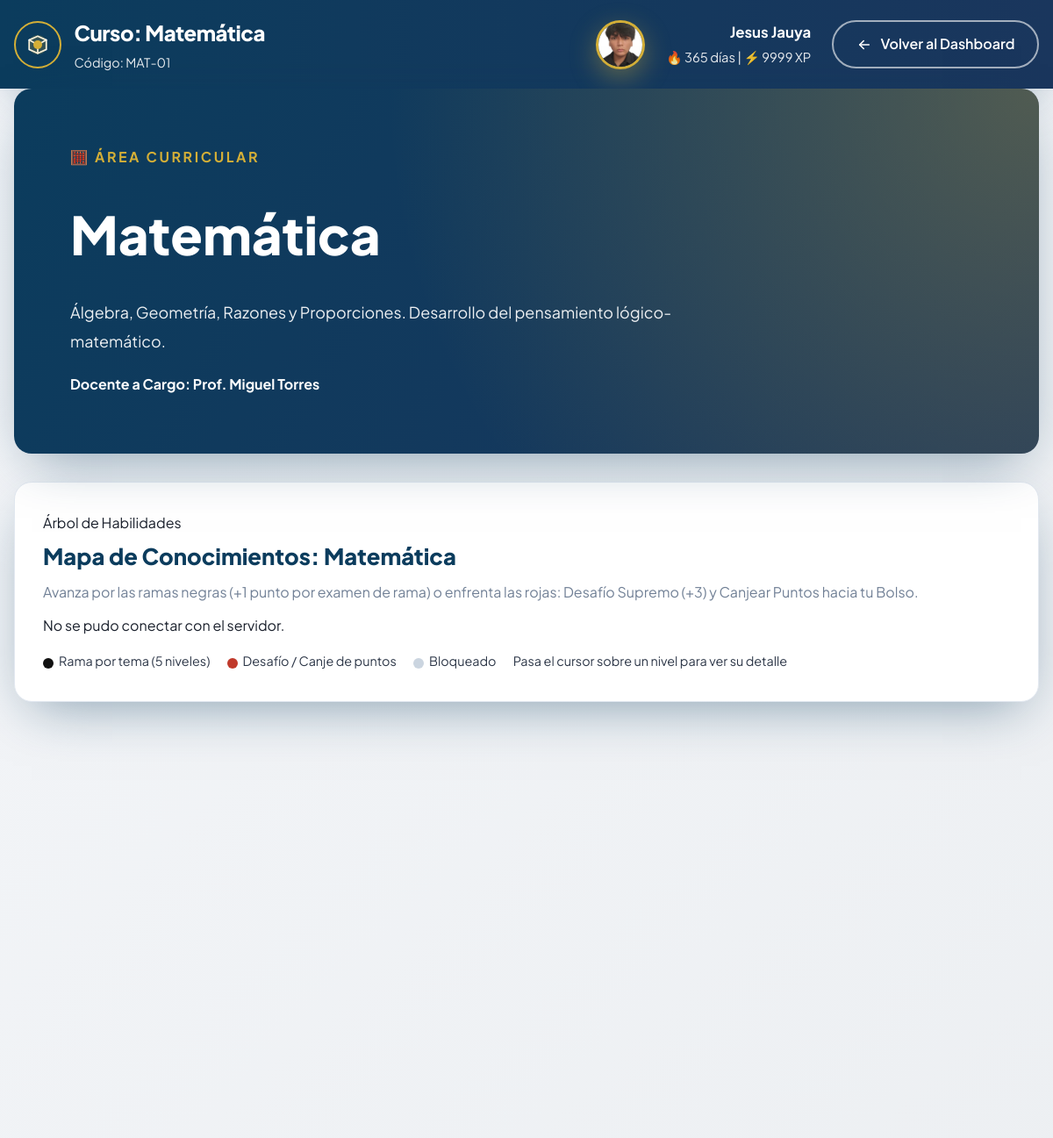
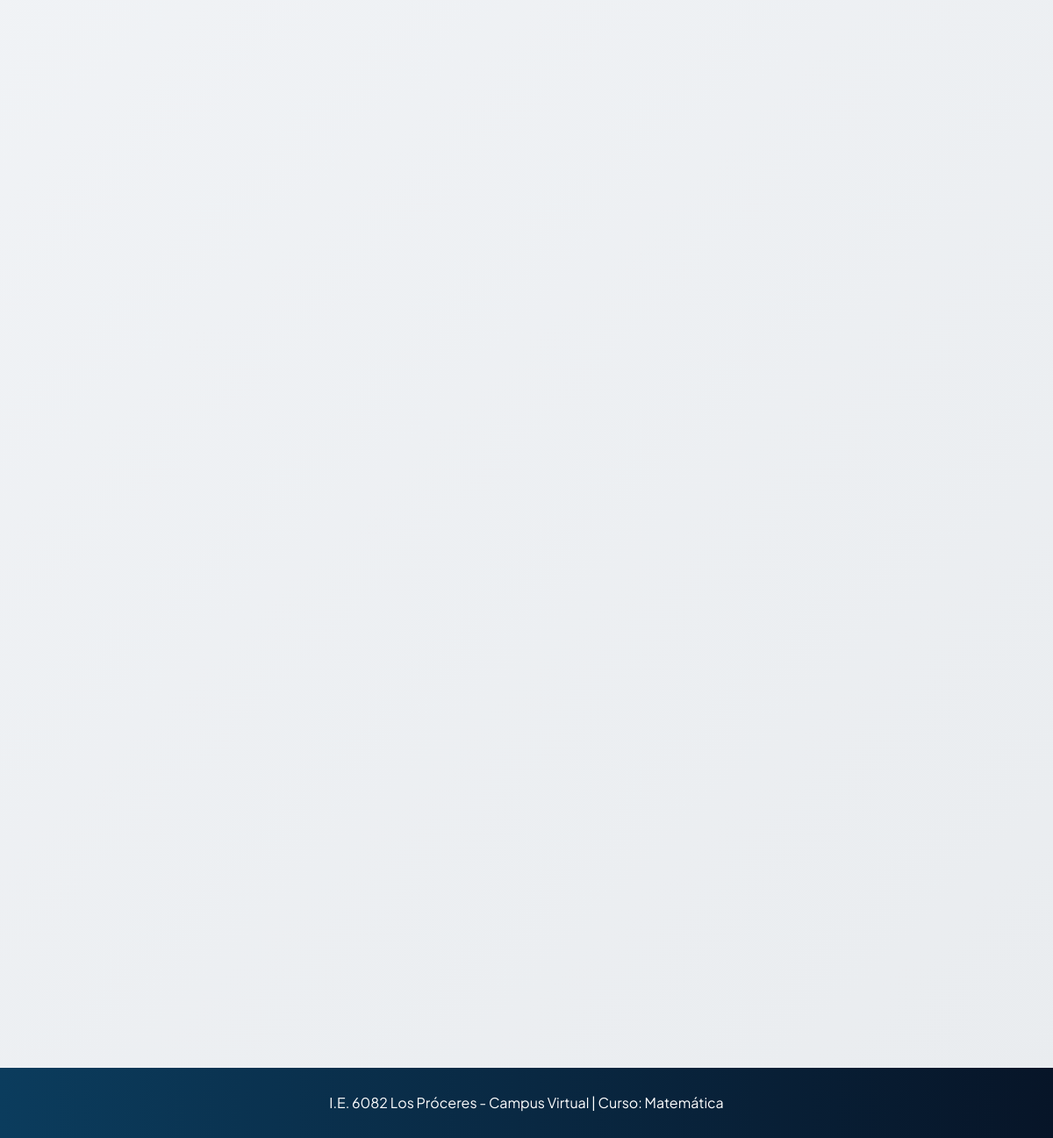
The page /curso.php?id=1 (signed in) on the database its author committed (2 pictures, top to bottom).
### tables this page shows
CREATE TABLE `cursos` (
  `id` int(11) NOT NULL,
  `nombre` varchar(150) NOT NULL,
  `codigo` varchar(20) NOT NULL,
  `icono` varchar(50) DEFAULT '?',
  `descripcion` text DEFAULT NULL,
  `profesor` varchar(150) NOT NULL,
  `fecha_creacion` timestamp NOT NULL DEFAULT current_timestamp()
);

### banco_preguntas.php (called while the page is built, shortened)
<?php
require_once __DIR__ . '/banco_preguntas_extra.php';
function st_q(string $p, array $o, int $c): array
{
    return ['p' => $p, 'o' => $o, 'c' => $c];
}
function st_banco(string $codigo): ?array
{
    static $bancos = null;
    if ($bancos === null) {
        $bancos = $bancos + st_banco_extra();
    }
    return $bancos[$codigo] ?? null;
}

### banco_preguntas_extra.php (called while the page is built, shortened)
<?php
function st_rama(string $nombre, array $consejos, array $preguntas): array
{
    return ['nombre' => $nombre, 'consejos' => array_combine([1, 2, 3, 4], $consejos), 'preguntas' => $preguntas];
}

### curso.php (the view, shortened to what this page needs)
<?php
require_once 'db.php';
$id_curso = isset($_GET['id']) ? intval($_GET['id']) : 0;
$stmt = $pdo->prepare("SELECT * FROM cursos WHERE id = ?");
$stmt->execute([$id_curso]);
$curso = $stmt->fetch();
$nombre_completo = $_SESSION['nombre'] . ' ' . $_SESSION['apellido'];
$rol = $_SESSION['rol'];
$foto = isset($_SESSION['foto']) ? $_SESSION['foto'] : null;
$iniciales = strtoupper(substr($_SESSION['nombre'], 0, 1) . substr($_SESSION['apellido'], 0, 1));
$nivel_xp = isset($_SESSION['nivel_xp']) ? $_SESSION['nivel_xp'] : 0;
$racha_dias = isset($_SESSION['racha_dias']) ? $_SESSION['racha_dias'] : 1;
require_once 'banco_preguntas.php';
$arbol_disponible = st_banco($curso['codigo']) !== null;
?>
<!DOCTYPE html>
<html lang="es">
<head>
    <link rel="stylesheet" href="styles.css">
</head>
<body style="background: linear-gradient(135deg, var(--bg-gris-claro) 0%, #e9ecef 100%);">
    <header class="dashboard-header">
        <div class="container dashboard-header-inner">
            <div class="dashboard-brand">
                <div class="dashboard-brand-emblem">
                </div>
                <div class="brand-text">
                    <span class="brand-title">Curso: <?php echo htmlspecialchars($curso['nombre']); ?></span>
                    <span class="brand-subtitle">Código: <?php echo htmlspecialchars($curso['codigo']); ?></span>
                </div>
            </div>
            <div class="dashboard-userbar">
                <?php if ($rol === 'desarrollador' && $foto === 'foto.jpg'): ?>
                    <img src="<?php echo htmlspecialchars($foto); ?>" alt="Foto" class="dashboard-avatar">
                <?php elseif ($rol !== 'desarrollador'): ?>
                    <div class="dashboard-avatar" style="display:grid;place-items:center;font-weight:800;"><?php echo $iniciales; ?></div>
                <?php endif; ?>
                <div class="dashboard-user-info">
                    <span class="dashboard-user-name"><?php echo htmlspecialchars($nombre_completo); ?></span>
                    <span class="dashboard-user-meta">🔥 <?php echo $racha_dias; ?> días | ⚡ <?php echo $nivel_xp; ?> XP</span>
                </div>
                <a class="btn-logout" href="dashboard.php">
                    <span>Volver al Dashboard</span>
                </a>
            </div>
        </div>
    </header>
    <main>
        <div class="container dashboard-main">
            <section class="welcome-banner">
                <div class="welcome-banner-content">
                    <span class="welcome-kicker"><?php echo $curso['icono']; ?> ÁREA CURRICULAR</span>
                    <h1 class="welcome-title"><?php echo htmlspecialchars($curso['nombre']); ?></h1>
                    <p class="welcome-text"><?php echo htmlspecialchars($curso['descripcion']); ?></p>
                    <p style="font-weight: 700;">Docente a Cargo: <?php echo htmlspecialchars($curso['profesor']); ?></p>
                </div>
            </section>
            <?php if ($arbol_disponible): ?>
            <section id="skillTreeSection" class="skilltree-section">
                <header class="skilltree-header">
                    <span class="section-kicker">Árbol de Habilidades</span>
                    <h2 class="skilltree-title">Mapa de Conocimientos: <?php echo htmlspecialchars($curso['nombre']); ?></h2>
                    <p class="skilltree-sub">Avanza por las ramas negras (+1 punto por examen de rama) o enfrenta las rojas: Desafío Supremo (+3) y Canjear Puntos hacia tu Bolso.</p>
                </header>
                <div id="skillTreeRoot"
                     data-curso="<?php echo (int)$id_curso; ?>"
                     data-nombre="<?php echo htmlspecialchars($curso['nombre']); ?>"
                     data-readonly="<?php echo $rol === 'estudiante' ? '0' : '1'; ?>"></div>
                <ul class="skilltree-leyenda">
                    <li><span class="pt pt-negro"></span>Rama por tema (5 niveles)</li>
                    <li><span class="pt pt-rojo"></span>Desafío / Canje de puntos</li>
                    <li><span class="pt pt-gris"></span>Bloqueado</li>
                    <li>Pasa el cursor sobre un nivel para ver su detalle</li>
                </ul>
            </section>
            <?php endif; ?>
            <div class="dashboard-grid">
            </div>
        </div>
    </main>
    <footer class="dashboard-footer">
        <div class="container">
            <p>I.E. 6082 Los Próceres - Campus Virtual | Curso: <?php echo htmlspecialchars($curso['nombre']); ?></p>
        </div>
    </footer>
</body>
</html>

### rows shown on the page
cursos: nombre "Matemática", codigo "MAT-01", icono "🧮", descripcion "Álgebra, Geometría, Razones y Proporciones. Desarrollo del pensamiento lógico-matemático.", profesor "Prof. Miguel Torres"

### other values the page prints
$nombre_completo "Jesus Jauya"
$racha_dias "365"
$nivel_xp "9999"
